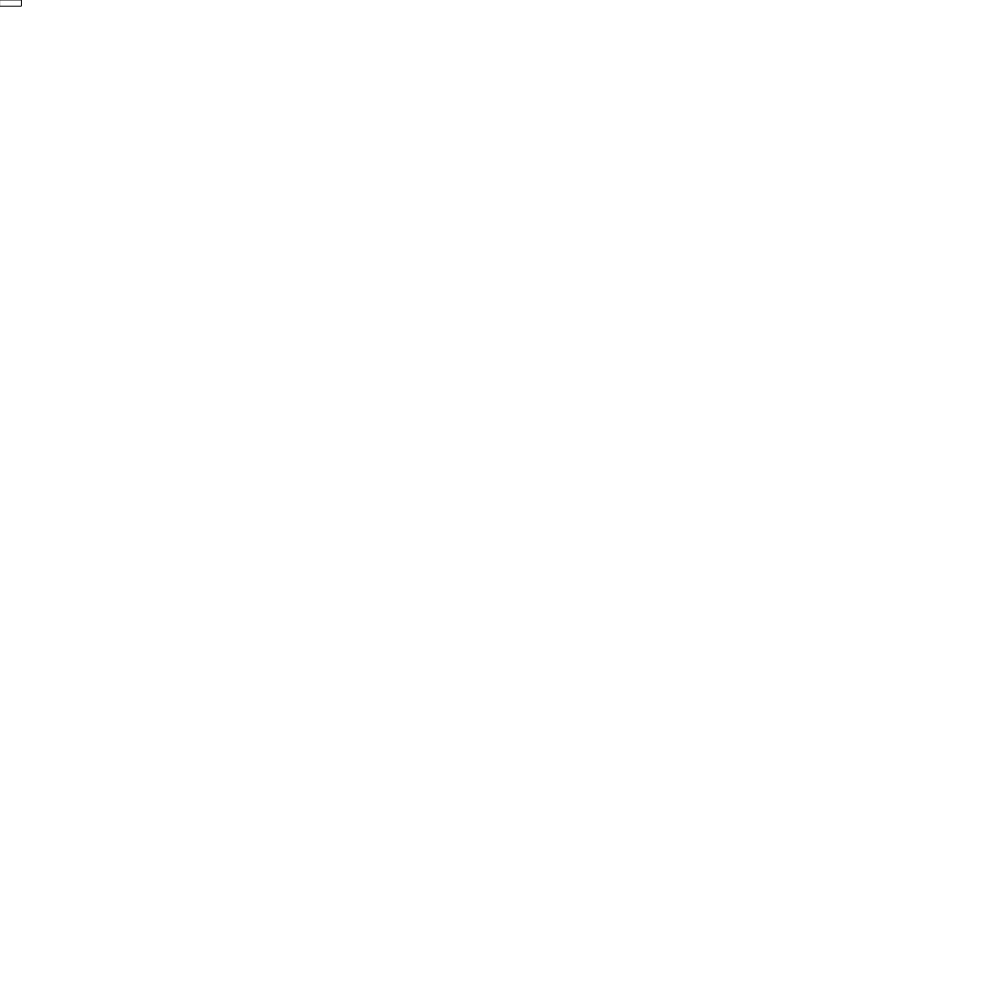
Frame 1 (no input)
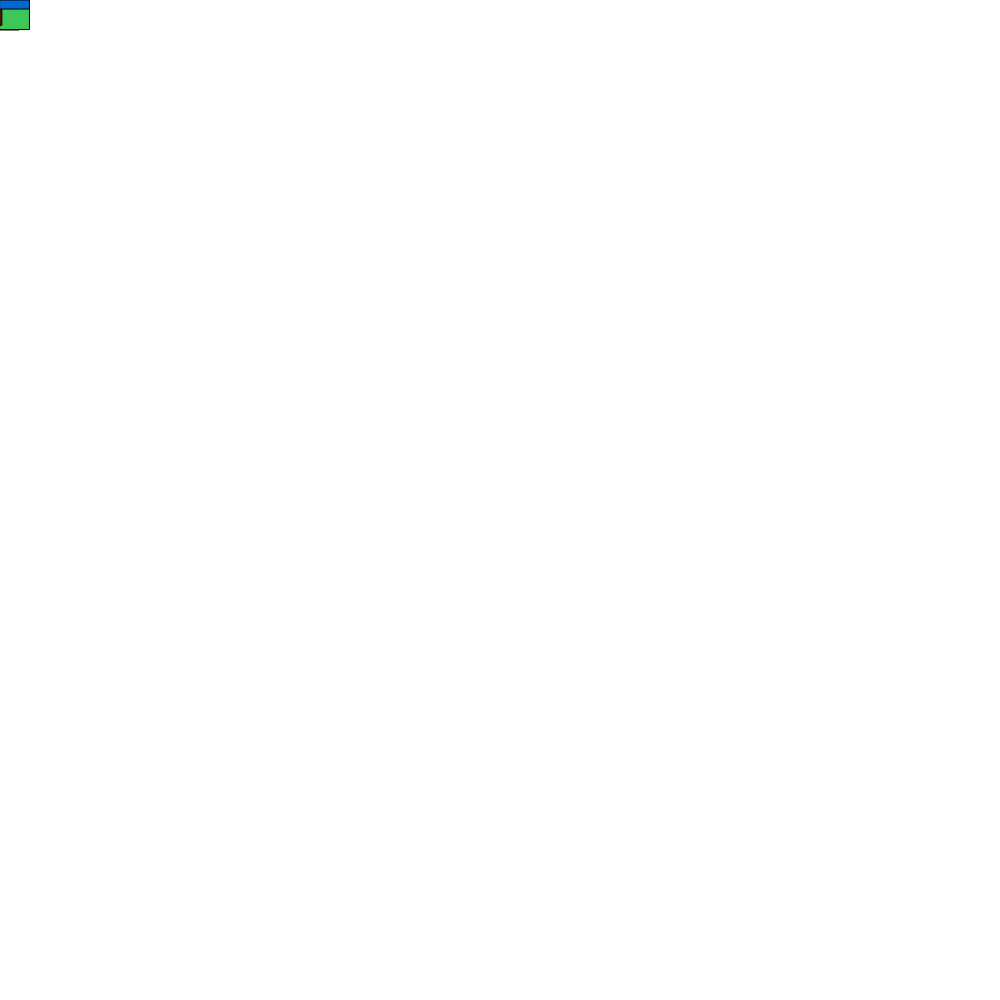
Frame 60 (no input)
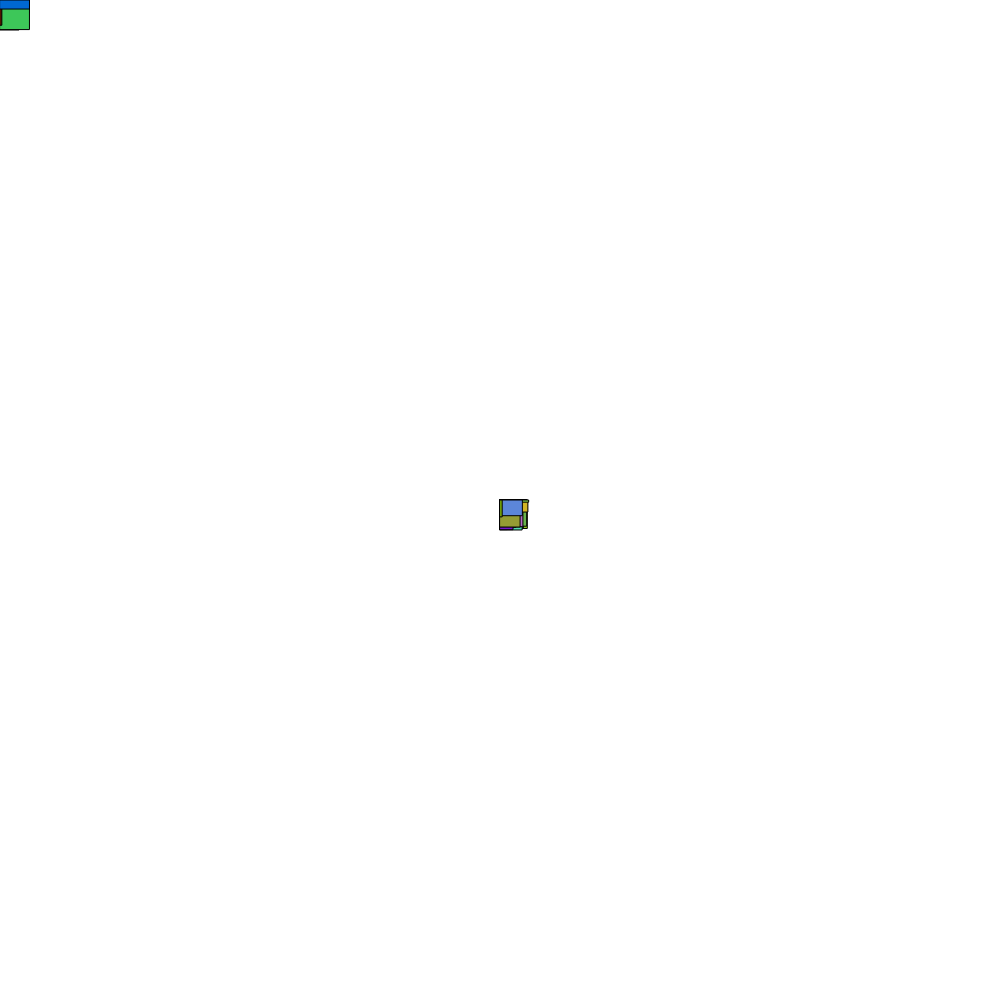
Frame 120 (the mouse pressed at the canvas centre since frame 60)

The p5.js sketch that drew these frames (run headless with seeded random() and noise() and a simulated clock; from frame 60 on, the mouse is pressed at the canvas centre):

// p5.js sketch
// ── sketch.js
function setup() {
  createCanvas(1000, 1000);
}

function draw() {
  //background(220);
   rect(mouseX,mouseY,random(30),random(30))
  fill(random(225),random(225),random(225))

}
